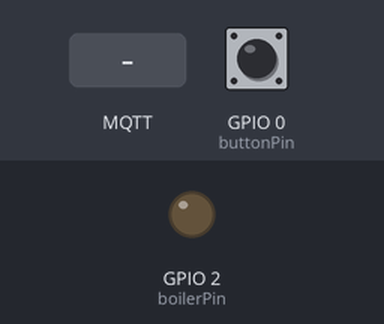
Bench run of a sketch on a simulated ESP8266 (NodeMCU). On the bench: output pins drawn as LEDs (lit = HIGH). Inputs (shaded band) come from the test bench; at power-on: GPIO 0 (buttonPin) HIGH. WiFi joins after 1.5 s; servers stay silent unless stated; no MQTT or app messages arrive unless stated; what the sketch prints to the serial monitor is not drawn.

Above: at 4.8 s.
4.9 s: GPIO 0 (buttonPin) pulled LOW for 0.15 s
At 5.7 s:
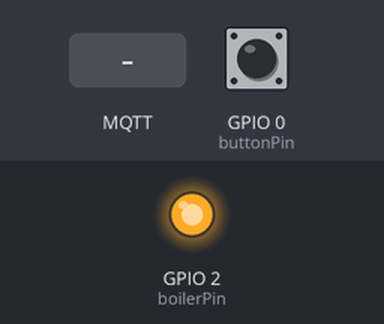
12.5 s: GPIO 0 (buttonPin) pulled LOW for 1 s
At 13.9 s:
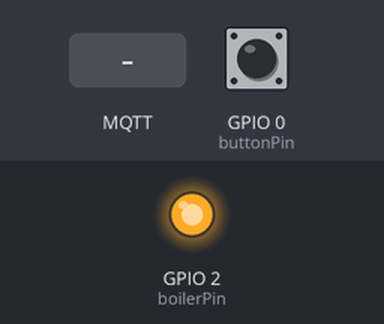
15.0 s: MQTT message "1" arrives on the first subscribed topic
At 15.6 s:
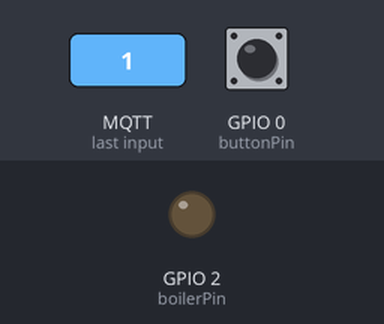
Timing chart, 0 to 17.5 s (numbered marks = the images above; inputs shaded):
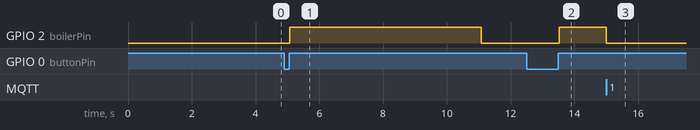

The sketch:

boiler_switch.ino
```cpp
#include <PubSubClient.h>
#include <ESP8266WiFi.h>
#include <Bounce2.h>

//LED pin for temperature monitor
const int boilerPin = 2;

//button on ESP8266 GPIO0
const int buttonPin = 0;

//topic to subscribe to for the temperature
char* tempTopic = "/house/temp_sensor";

//topic to publish to confirm that the boiler has been turned on for the python script to log
char* boilerConfirmTopic = "/house/boiler1confirm";

char* boilerTopic = "/house/boiler";

//create an instance of the bounce class
Bounce myButton = Bounce();

//EDIT THESE LINES TO MATCH YOUR SETUP

#define MQTT_SERVER "91.121.93.94"
const char* ssid = "ssid";
const char* password = "password";
char headerByte;
String topicStr;
char byteToSend;
float byteToSend_float;
int numOfShowers;
static boolean isOn = false;  //static var to keep track of the intended current boiler state


// millis
unsigned long currentMillis;
unsigned long startMillis;
const unsigned long period= 2000; // how much time?


// Callback function header
void callback(char* topic, byte* payload, unsigned int length);

WiFiClient wifiClient;
PubSubClient client(MQTT_SERVER, 1883, callback, wifiClient);

void setup() {

 // initial start time
  startMillis=millis();

    //initialize the button pin as an input
  pinMode(buttonPin, INPUT);

  myButton.attach(buttonPin);
  myButton.interval(5);

  //setup pin as output
  pinMode(boilerPin, OUTPUT);
  digitalWrite(boilerPin, LOW);

  //start the serial line for debugging
  Serial.begin(115200);
  delay(100);


  //start wifi subsystem
  WiFi.begin(ssid, password);

  //attempt to connect to the WIFI network and then connect to the MQTT server
  reconnect();

  //wait a bit before starting the main loop
      delay(2000);
}


void loop(){

  //reconnect if connection is lost
  if (!client.connected() && WiFi.status() == 3) {reconnect();}
  //maintain MQTT connection
  client.loop();

   //monitor the button
  checkButton();
  timer();

  //MUST delay to allow ESP8266 WIFI functions to run
  delay(10);
}

//MQTT callback
void callback(char* topic, byte* payload, unsigned int length) {

  //convert topic to string to make it easier to work with
  topicStr = topic;
  byteToSend = 0;
  numOfShowers=3;

    //handle tempTopic updates
  if(topicStr.equals(tempTopic)){
    byteToSend = char(*payload);  //set byte to send to the payload
    byteToSend_float= byteToSend;
    Serial.println(byteToSend_float);
  }

    if(topicStr.equals(boilerTopic)){
    byteToSend = char(*payload);  //set byte to send to the payload
    byteToSend_float= byteToSend;

    payload[length] = 0;
    String recv_payload = String(( char *) payload);
    Serial.println(recv_payload);
    if (recv_payload == "update") {
      if (isOn == true) {
        client.publish(boilerConfirmTopic,"On");
        Serial.println("publish on");
      }
      else {
        client.publish(boilerConfirmTopic,"Off");
        Serial.println("publish off");
      }
    }

    else {
      if (recv_payload == "1"){
      numOfShowers = 1;
      Serial.println(numOfShowers);
      }
      else if (recv_payload == "2"){
             numOfShowers = 2;
             Serial.println(numOfShowers);
            }
            else if (recv_payload == "more"){
               numOfShowers = 3;
               Serial.println(numOfShowers);
              }
    boilerSwitchUpdate();
    }
  }
}

void checkButton(){

  if(myButton.update() && myButton.read() == HIGH){ //update the button and check for HIGH or LOW state
     Serial.println("button pressed");
     numOfShowers=3;
     boilerSwitchUpdate();
  }
}

void timer(){
   if (isOn == true) {
     currentMillis = millis();  //get the current "time" (the number of milliseconds since the program started)
     if (currentMillis - startMillis >= period*numOfShowers){  //test whether the period has elapsed
         Serial.print("the boiler was on for: ");
         Serial.println(currentMillis - startMillis);
         startMillis = millis();
         boilerSwitchUpdate();
     }
   }
}

void boilerSwitchUpdate(){
         //on false, the boiler is off so tell it to turn on and set the internal var to true

    if(isOn == false){
      digitalWrite(boilerPin, HIGH);
      client.publish(boilerConfirmTopic,"On");
      startMillis = millis();  //IMPORTANT to save the start time of the current LED state.
      isOn = true;
    }

    //else (on true), the light is on so tell it to turn off and set the internal var to false
    else{
      digitalWrite(boilerPin, LOW);
      client.publish(boilerConfirmTopic,"Off");
      isOn = false;
    }
}

//networking functions

void reconnect() {

  //attempt to connect to the wifi if connection is lost
  if(WiFi.status() != WL_CONNECTED){

    //loop while we wait for connection
    while (WiFi.status() != WL_CONNECTED) {
      delay(500);
      Serial.print(".");
    }
   //debug printing
    Serial.print("Connecting to ");
    Serial.println(ssid);
  }

  //make sure we are connected to WIFI before attemping to reconnect to MQTT
  if(WiFi.status() == WL_CONNECTED){
  // Loop until we're reconnected to the MQTT server
    while (!client.connected()) {
      Serial.print("Attempting MQTT connection...");

      // Generate client name based on MAC address and last 8 bits of microsecond counter
      String clientName;
      clientName += "esp8266-";
      uint8_t mac[6];
      WiFi.macAddress(mac);
      clientName += macToStr(mac);

      //if connected, subscribe to the topic(s) we want to be notified about
      if (client.connect((char*) clientName.c_str())) {
        Serial.print("\tMTQQ Connected");

        client.subscribe(boilerTopic);
        client.subscribe(tempTopic);

      }
      //otherwise print failed for debugging
      else{Serial.println("\tFailed."); abort();}
    }
  }
}

//generate unique name from MAC addr
String macToStr(const uint8_t* mac){

  String result;

  for (int i = 0; i < 6; ++i) {
    result += String(mac[i], 16);

    if (i < 5){
      result += ':';
    }
  }

  return result;
}
```

Measured:
- after the input at 4.9 s, GPIO 2 (boilerPin): LOW → HIGH after 0.17 s, → LOW 6.0 s later
- after the input at 12.5 s, GPIO 2 (boilerPin): LOW → HIGH after 1.0 s
- after the input at 15.0 s, GPIO 2 (boilerPin): HIGH → LOW at once
